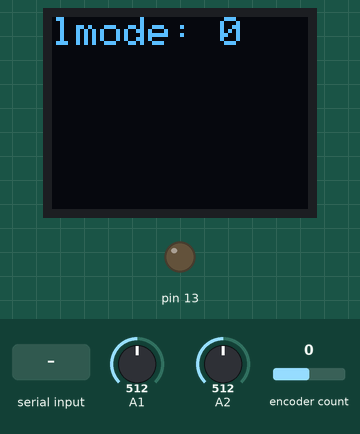
Recording of a sketch running on a simulated Arduino Uno, built with avr-gcc and run on an emulated ATmega328P. On the bench: 64×48 one-colour display, output pins drawn as LEDs (lit = HIGH). Inputs (shaded band) come from the test bench; at power-on: encoder count 0, A1 = 512, A2 = 512. The display library's start-up logo is not drawn; what the sketch prints to the serial monitor is not drawn.

Above: at 3.2 s.
3.3 s: encoder count set to -1
At 3.7 s:
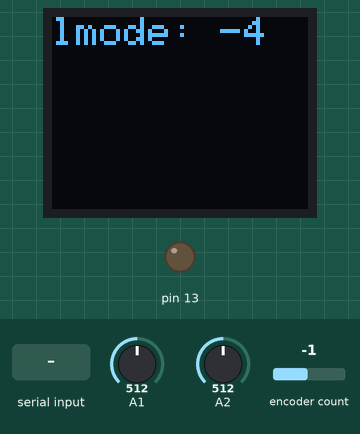
11.5 s: "led on\n" received over Serial
At 12.2 s:
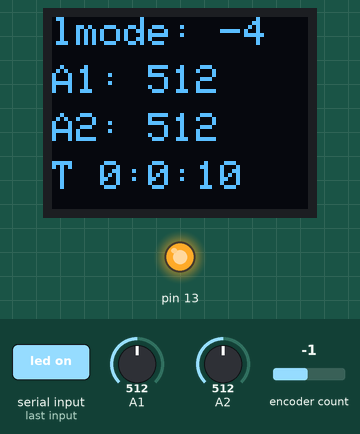
21.5 s: A1 set to 716
At 31.2 s:
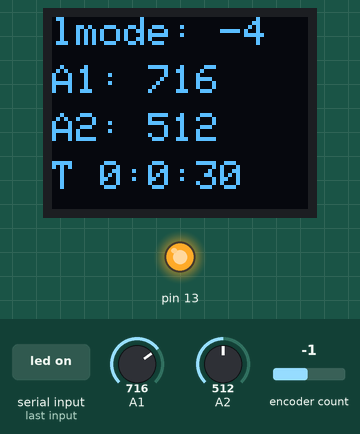
31.5 s: A2 set to 716
At 40.3 s:
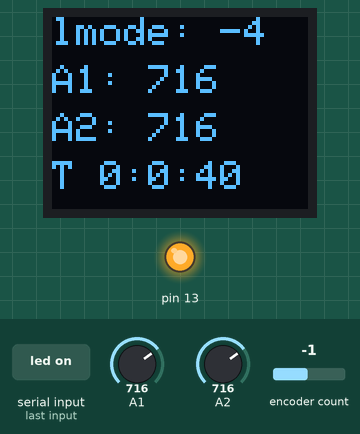
41.5 s: encoder count set to -2
At 42.4 s:
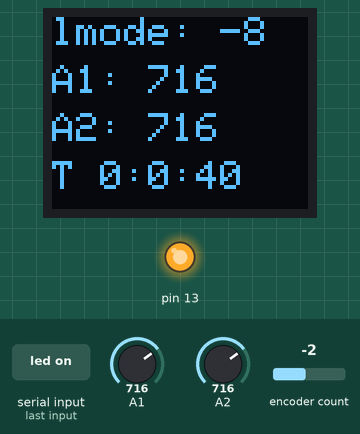
51.5 s: A1 set to 900
At 60.3 s:
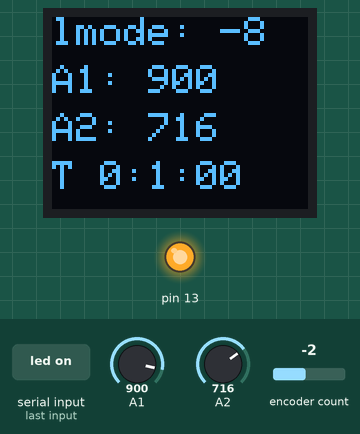
Timing chart, 0 to 61.8 s (numbered marks = the images above; inputs shaded):
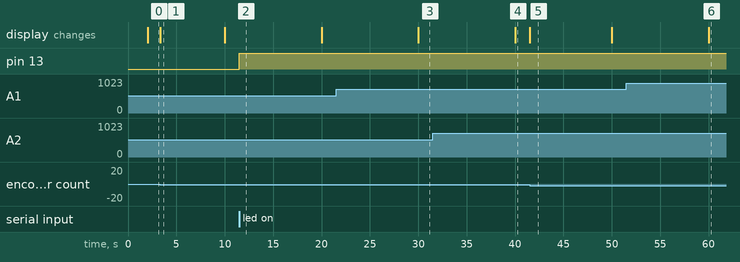

The sketch:

oledWTimer.ino
```cpp
/* 6.18.2015 Kyle Bowerman
* Matts Timer + OledSimple Text
* Adding encoder 6.22
*
*/
#include <Wire.h>  // Include Wire if you're using I2C
#include <SPI.h>  // Include SPI if you're using SPI
#include <SFE_MicroOLED.h>  // Include the SFE_MicroOLED library

#include <Encoder.h> // enocer libarary

//////////////////////////
// MicroOLED Definition //
//////////////////////////
#define PIN_RESET 9  // Connect RST to pin 9
#define PIN_DC    8  // Connect DC to pin 8
#define PIN_CS    10 // Connect CS to pin 10
#define DC_JUMPER 1

//////////////////////////////////
// MicroOLED Object Declaration //
//////////////////////////////////
//MicroOLED oled(PIN_RESET, PIN_DC, PIN_CS); // SPI declaration
MicroOLED oled(PIN_RESET, DC_JUMPER);    // I2C declaration


//Endocer declaration

Encoder myEnc(7, 6);


// Prototypes
void timer(void (*)(void), int, unsigned long *);

// Globals
String inputBuffer;
String inputLine;
unsigned long *timer1 = new unsigned long;
unsigned long *timer2 = new unsigned long;
unsigned long *timer3 = new unsigned long;
unsigned long *timer4 = new unsigned long;
unsigned long *timer5 = new unsigned long;

// the setup function runs once when you press reset or power the board
void setup() {
  oled.begin();    // Initialize the OLED
  oled.clear(ALL); // Clear the display's internal memory
  oled.display();  // Display what's in the buffer (splashscreen)
  delay(1000);     // Delay 1000 ms
  oled.clear(PAGE); // Clear the buffer.
  Serial.begin(9600);
  delay(1000);
  print("microled_demo");
  int mySeconds = 0;
  int myMinutes = 0;
  int myHours = 0;
  int myDays = 0;

  pinMode(13, OUTPUT);
  //Serial.begin(9600);
  print("\n\nStartup...\n\n");
  // Make sure the timers start at 0
  (*timer1) = 0;
  (*timer2) = 0;
  (*timer3) = 0;
  (*timer4) = 0;
  (*timer5) = 0;

  attachInterrupt(4, printMode, CHANGE); //interuppt on pin 7
}

long oldPosition  = -999;

// the loop function runs over and over again forever
void loop() {
  // Every time the user hits 'enter', run executeCommand against the input
  checkUserInput();
  if (inputLine != "") {
    executeCommand(inputLine);
  }

//  timer(&printAnalogPins, 2000, timer1); // Call printAnalogPins every 2000ms
  //timer(&hello, 10000, timer2); // Call hello every 10 seconds
//  timer(&printDot, 200, timer3); // Just print dots every 200ms
  timer(&kyleText, 10000, timer4); // call kyleText every 5 seconds
  //timer(&printMode, 10000, timer2); //clear the page every 7 seconds

  //should only call this when the mode changes
  long newPosition = myEnc.read();
  if (newPosition != oldPosition) {
    oldPosition = newPosition;
  //  printMode();

    oled.setCursor(0,0);
    oled.print( "lmode: ");
  //  oled.setCursor(6,0);  //clear the Text
  //  oled.print("__");
  //  oled.setCursor(6,0);
    oled.print(newPosition);
    Serial.println(newPosition);
    oled.display();

  }
}


void printMode()
{
  // noInterrupts(); this did not help the crash
  long cPosition = myEnc.read();
  oled.clear(PAGE);            // Clear the display
  oled.setCursor(0, 0);        // Set cursor to top-left
  oled.setFontType(0);
  oled.print("imode: ");
  oled.print(cPosition);
  oled.display();
  // interrupts();


}


void kyleText()
{
  // Demonstrate font 2. 10x16. Only numbers and '.' are defined.
  // This font looks like 7-segment displays.
  // Lets use this big-ish font to display readings from the
  // analog pins.
  //for (int i=0; i<10; i++)
  //{
    int mySeconds = (millis() % 60000)/1000;
    int myMinutes = (millis() % 3600000)/60000;  //3600000 milliseconds in an hour
    int myHour = (millis() % 86400000)/3600000; //86400000 miliisceconds in a day

    //oled.clear(PAGE);            // Clear the display
  //  oled.setCursor(0, 0);        // Set cursor to top-left
  //  oled.setFontType(0);         // Smallest font
    //oled.print("dmode: ");          // Print "A0"
    //oled.setFontType(1);         // 7-segment font
  //  oled.print(newPosition);  // Print a0 reading
    //printMode();
    oled.setCursor(0, 12);       // Set cursor to top-middle-left
    //oled.setFontType(0);         // Repeat
    oled.print("A1: ");
    //oled.setFontType(1);
    oled.print(analogRead(A1));
    oled.setCursor(0, 24);
    //oled.setFontType(0);
    oled.print("A2: ");
    //oled.setFontType(1);
    oled.print(analogRead(A2));
    oled.setCursor(0,36);
    oled.print("T ");
    oled.print(myHour);
    oled.print(":");
    oled.print(myMinutes);
    oled.print(":");
    oled.print(mySeconds);
    oled.display();
    //delay(100);
  //}

}

void printAnalogPins(){
  print("Analog Readout\n");
  print("--------------\n");
  print("Pin A0: " + String(analogRead(0)) + "\n");
  print("Pin A1: " + String(analogRead(1)) + "\n");
  print("Pin A2: " + String(analogRead(2)) + "\n");
  print("Pin A3: " + String(analogRead(3)) + "\n");
  print("Pin A4: " + String(analogRead(4)) + "\n");
  print("Pin A5: " + String(analogRead(4)) + "\n");
  print("\n\n");
}

void hello(){
  print("Hello World!\n\n");
}

void printDot(){
  print(".");
}

/*
* timer function, pass it a funciton pointer, a time in ms, and a pointer to a timer (unsigned long)
* and it will fire off the function every m milliseconds
*/
void timer(void (*f)(void), int m, unsigned long *t){
  if ((millis() - (*t)) > (m - 1)){
      f();
    (*t) += m;
  }
}

// Main area for processing commands
void executeCommand(String command){
  inputLine = ""; // Clear out the input line

  if (command == "good") {
    print("It *is* good!\n");
    return;
  }

  if (command == "a0"){
    print("Pin A0: " + String(analogRead(0)) + "\n");
    return;
  }

  if (command == "led on") {
    digitalWrite(13, HIGH);
    return;
  }

  if (command == "led off") {
    digitalWrite(13, LOW);
    return;
  }

  // Just echo back the command if nothing else...
  print(command + "\n");
}

// Keeps building the user input into inputBuffer until the user hits enter then copy it to inputLine and return it
String checkUserInput(){
  if (Serial.available() > 0) {
    switch (Serial.peek())
    {
      case 13: // Git rid of carriage returns
        Serial.read();
        break;
      case 10:
        print((char)Serial.read());
        inputLine = inputBuffer;
        inputBuffer = "";
        return inputLine;
        break;
      default:
        bufferInput(Serial.read());
    }
  }
  return "";
}

// Adds user's keystrokes to the inputBuffer
String bufferInput(char c){
    inputBuffer += c;
    // Serial.write("Buffered:");
    // Serial.print((int)c);
    // Serial.write("\n");
    print(c);
    return inputBuffer;
}

// Easier printing for serial... (overloaded functions)
void print(char c){
  Serial.write(c);
}
void print(int c){
  Serial.print(c);
}
void print(String s){
  int length = s.length();
  char * buffer = (char*) malloc (length + 1);
  s.toCharArray(buffer, length + 1);
  Serial.print(buffer);
  free (buffer);
}
```

Measured:
- after the input at 3.3 s, the display: changes at once (image 1)
- after the input at 11.5 s, pin 13: LOW → HIGH at once
- after the input at 21.5 s, the display: changes after 8.5 s (image 3)
- after the input at 31.5 s, the display: changes after 8.5 s (image 4)
- after the input at 41.5 s, the display: changes at once (image 5)
- after the input at 51.5 s, the display: changes after 8.5 s (image 6)
- what the display in image 1 shows lasts 6.7 s, from 3.3 s to 10.0 s
